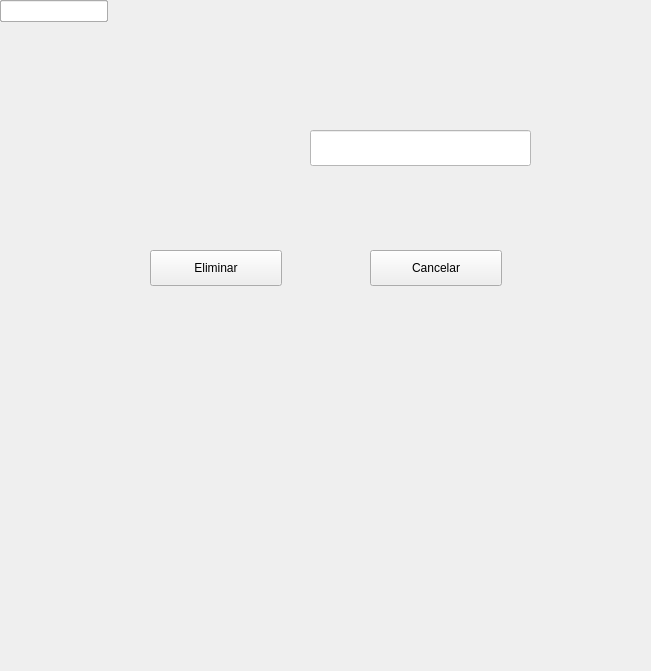
<?xml version="1.0" encoding="UTF-8"?>
<ui version="4.0">
 <class>PantallaEliminar</class>
 <widget class="QWidget" name="PantallaEliminar">
  <property name="geometry">
   <rect>
    <x>0</x>
    <y>0</y>
    <width>651</width>
    <height>671</height>
   </rect>
  </property>
  <property name="windowTitle">
   <string>Form</string>
  </property>
  <property name="styleSheet">
   <string notr="true"/>
  </property>
  <widget class="QLineEdit" name="txtBarcodeEliminar">
   <property name="geometry">
    <rect>
     <x>310</x>
     <y>130</y>
     <width>221</width>
     <height>36</height>
    </rect>
   </property>
   <property name="styleSheet">
    <string notr="true">background-color: white; color: black;</string>
   </property>
  </widget>
  <!-- lineEdit_2 has been moved/renamed above -->

  <widget class="QLabel" name="label_3">
   <property name="visible">
    <bool>false</bool>
   </property>
  </widget>
  <widget class="QLabel" name="label_5">
   <property name="visible">
    <bool>false</bool>
   </property>
  </widget>
  <widget class="QLabel" name="label_6">
   <property name="visible">
    <bool>false</bool>
   </property>
  </widget>
  <widget class="QLineEdit" name="lineEdit">
   <property name="visible">
    <bool>false</bool>
   </property>
  </widget>
  <widget class="QLineEdit" name="lineEdit_3">
   <property name="visible">
    <bool>false</bool>
   </property>
  </widget>
  <widget class="QLabel" name="label">
   <property name="visible">
    <bool>false</bool>
   </property>
  </widget>
  <widget class="QLineEdit" name="lineEdit_6">
   <property name="visible">
    <bool>false</bool>
   </property>
  </widget>
  <widget class="QLabel" name="label_4">
   <property name="visible">
    <bool>false</bool>
   </property>
  </widget>
  <widget class="QLineEdit" name="lineEdit_4">
   <property name="visible">
    <bool>false</bool>
   </property>
  </widget>
  <widget class="QPushButton" name="btnEliminarConfirmar">
   <property name="geometry">
    <rect>
     <x>150</x>
     <y>250</y>
     <width>132</width>
     <height>36</height>
    </rect>
   </property>
   <property name="text">
    <string>Eliminar</string>
   </property>
  </widget>
  <widget class="QPushButton" name="btnEliminarCancelar">
   <property name="geometry">
    <rect>
     <x>370</x>
     <y>250</y>
     <width>132</width>
     <height>36</height>
    </rect>
   </property>
   <property name="text">
    <string>Cancelar</string>
   </property>
  </widget>
 </widget>
 <resources/>
 <connections/>
</ui>
